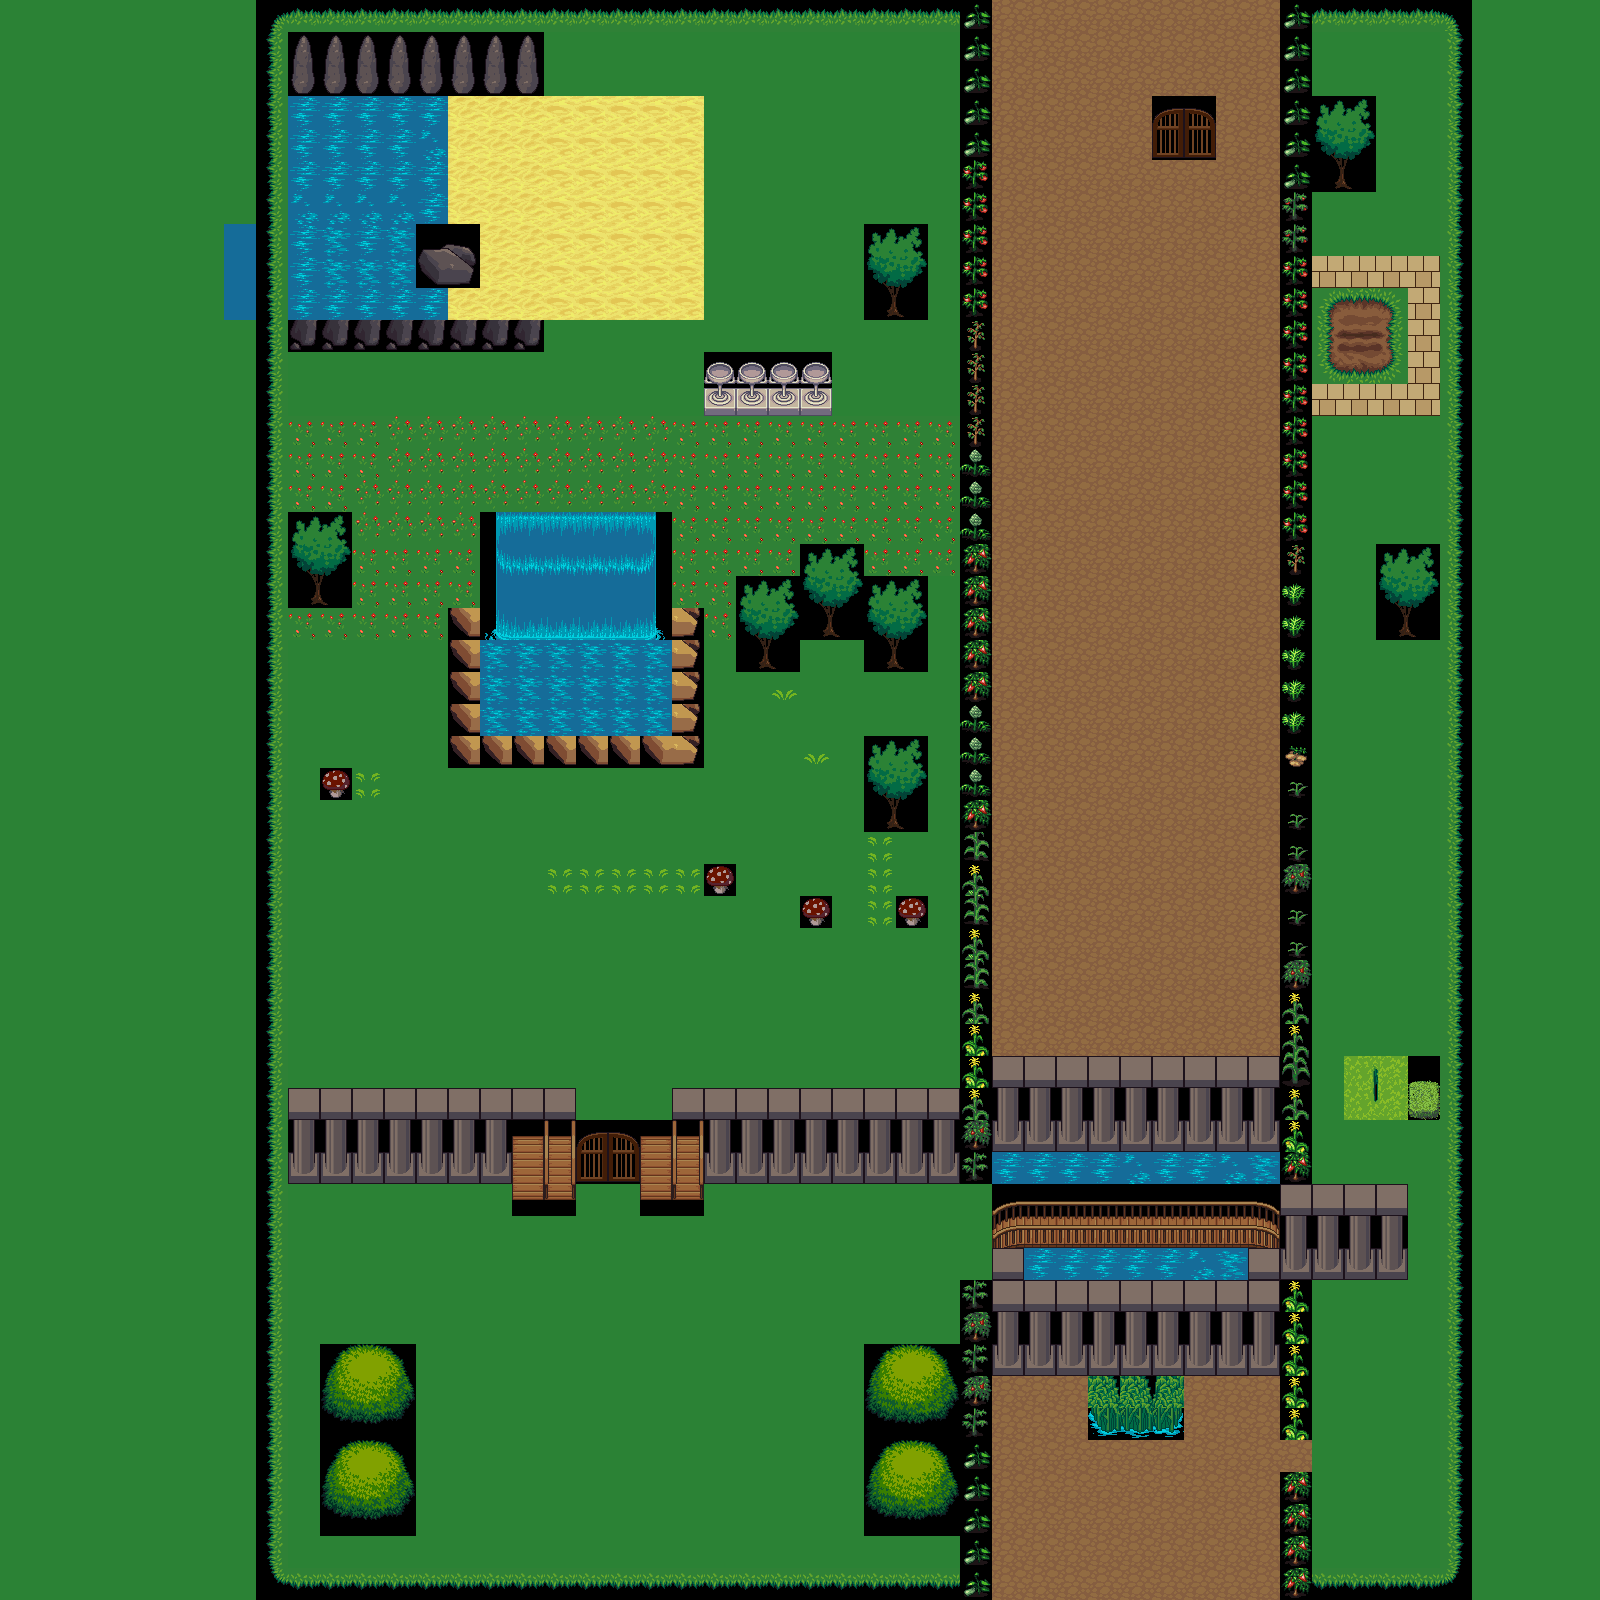

A level layout from a 2D game, rendered from its tile map. Below: a short description, then the map file with tile-grid data replaced by summaries:
An orthogonal 50x50 tile map with 32x32 px tiles, 1 tile layer (Tile Layer 1), 1 hidden layer not drawn.

<map version="1.0" tiledversion="1.0.3" orientation="orthogonal" renderorder="right-down" width="50" height="50" tilewidth="32" tileheight="32" nextobjectid="1">
 <tileset firstgid="1" source="terrain_atlas.tsx" />
 <layer name="Tile Layer 1" width="50" height="50">
  <data>[2500 cells, 2500 non-empty, 115 distinct tile ids]</data>
 </layer>
 <layer name="Tile Layer 2" width="50" height="50" visible="0">
  <data>[2500 cells, 10 non-empty, 2 distinct tile ids]</data>
 </layer>
</map>
